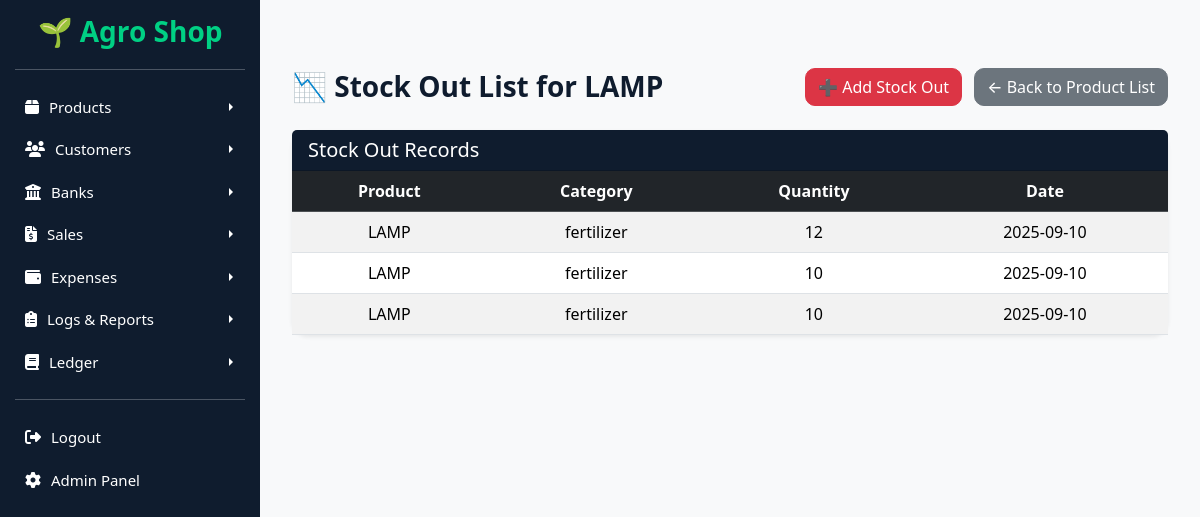
Screenshot of /products/stock-out-list/1/ with the database file from the repository.
### products/models.py (models this page shows, shortened)
class Product(models.Model):
    category = models.ForeignKey(Category, on_delete=models.CASCADE)
    name = models.CharField(max_length=150)
    price = models.DecimalField(max_digits=10, decimal_places=2)
    total_quantity = models.PositiveIntegerField(default=0)
    available_quantity = models.PositiveIntegerField(default=0)
    image = models.ImageField(upload_to="product_images/", blank=True, null=True)
    added_date = models.DateField(default=timezone.now)

class StockOut(models.Model):
    product = models.ForeignKey(Product, on_delete=models.CASCADE, related_name="stockouts")
    quantity = models.PositiveIntegerField()
    date = models.DateField(default=timezone.now)

class Category(models.Model):
    name = models.CharField(max_length=100, unique=True)

### products/views.py (the view)
# urls.py: path("stock-out-list/<int:product_id>/", views.stock_out_list, name="stock_out_list"),
def stock_out_list(request, product_id):
    product = get_object_or_404(Product, id=product_id)
    stockouts = StockOut.objects.filter(product=product).order_by("-date")
    return render(
        request,
        "products/stock_out_list.html",
        {"product": product, "stockouts": stockouts},
    )

### templates/products/stock_out_list.html (shortened to what this page needs)
{% extends "base.html" %}
{% block content %}
<div class="container my-5">
  <div class="d-flex flex-column flex-md-row justify-content-between align-items-center mb-4">
    <h3 class="mb-3 mb-md-0 fw-bold text-dark-navy">📉 Stock Out List for {{ product.name }}</h3>
    <div>
      <a href="{% url 'products:add_stock_out' product.id %}" class="btn btn-danger me-2">
        ➕ Add Stock Out
      </a>
      <a href="{% url 'products:list_products' %}" class="btn btn-secondary">
        ← Back to Product List
      </a>
    </div>
  </div>
  <div class="card shadow-sm rounded-4 border-0">
    <div class="card-header text-white" style="background-color:#0f1c2e;">
      <h5 class="mb-0">Stock Out Records</h5>
    </div>
    <div class="card-body p-0">
      <div class="table-responsive">
        <table class="table table-striped table-hover mb-0 align-middle">
          <thead class="table-dark">
            <tr>
              <th>Product</th>
              <th>Category</th>
              <th>Quantity</th>
              <th>Date</th>
            </tr>
          </thead>
          <tbody>
            {% for stockout in stockouts %}
            <tr>
              <td>{{ stockout.product.name }}</td>
              <td>{{ stockout.product.category.name }}</td>
              <td>{{ stockout.quantity }}</td>
              <td>{{ stockout.date|date:"Y-m-d" }}</td>
            </tr>
            {% empty %}
            <tr>
              <td colspan="4" class="text-center py-3">No stock out records found.</td>
            </tr>
            {% endfor %}
          </tbody>
        </table>
      </div>
    </div>
  </div>
</div>
{% endblock %}

### templates/base.html (style rules this page uses)
body { display: flex; flex-wrap: nowrap; min-height: 100vh; margin: 0; background: #f8f9fa; }

### templates/products/stock_out_list.html (style rules this page uses)
body { background-color: #f8f9fa; }
.text-dark-navy { color: #0f1c2e; }
.card { transition: all 0.3s ease; }
.btn { border-radius: 10px; font-weight: 500; }
.table th, .table td { vertical-align: middle; text-align: center; }

### rows the page displays
Product: name "LAMP"
StockOut: product.name "LAMP", product.category.name "fertilizer", quantity "12", date "2025-09-10"
StockOut: product.name "LAMP", product.category.name "fertilizer", quantity "10", date "2025-09-10"
StockOut: product.name "LAMP", product.category.name "fertilizer", quantity "10", date "2025-09-10"
